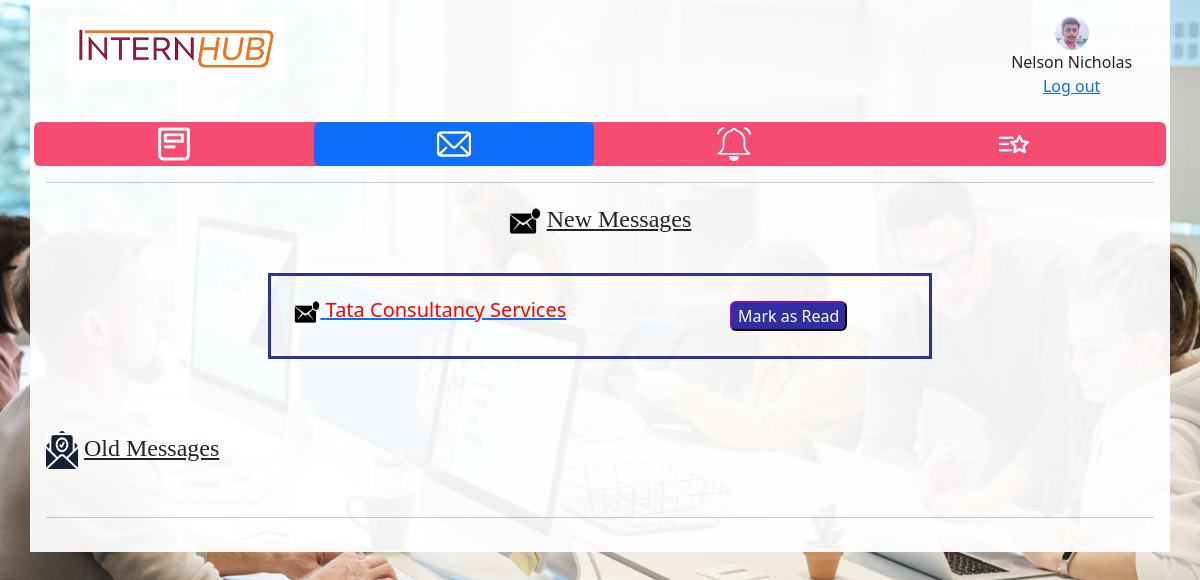
Screenshot of /stumsg/a7ea4804-16d6-4841-be45-13508477e0c5/ with the database file from the repository.
### WorkplaceApp/models.py (models this page shows)
class studentDataTable(models.Model):
    stuid = models.UUIDField(default=uuid.uuid4, primary_key=True, editable=False, unique=True)
    firstname = models.CharField(max_length=100)
    lastname = models.CharField(max_length=100)
    address = models.TextField(blank=True, null=True)
    email = models.CharField(max_length=200)
    tel = models.CharField(max_length=50)
    university = models.CharField(max_length=200)
    degree = models.TextField(blank=True, null=True)
    linkedin = models.CharField(blank=True, null=True, max_length=1000)
    createtimestamp = models.DateTimeField(auto_now_add=True)
    updatetimestamp = models.DateTimeField(auto_now_add=True)
    profilepic = models.ImageField(null=True, blank=True)
    username = models.CharField(unique=True, max_length=200)
    password = models.CharField(max_length=100)

class message(models.Model):
    msgid = models.UUIDField(default=uuid.uuid4, primary_key=True, editable=False, unique=True)
    msg = models.TextField(blank=True, null=True)
    student = models.ForeignKey(studentDataTable, on_delete=models.CASCADE, null=True, blank=True)
    company = models.ForeignKey(companyDataTable, on_delete=models.CASCADE, null=True, blank=True)
    sender = models.CharField(max_length=200)
    senderID = models.CharField(max_length=200, blank=True, null=True)
    Receiver = models.CharField(max_length=200)
    ReceiverID = models.CharField(max_length=200, blank=True, null=True)
    MarkAsRead = models.CharField(max_length=5,blank=True, null=True)
    createtimestamp = models.CharField(max_length=30)

### WorkplaceApp/views.py (the view)
# urls.py: path('stumsg/<str:stuid>/', views.stumsg, name="stumsg"),
def stumsg(request, stuid):
    studb = studentDataTable.objects.get(stuid=stuid)
    newmsgdb = message.objects.filter(ReceiverID=stuid, MarkAsRead='0')
    oldmsgdb = message.objects.filter(ReceiverID=stuid, MarkAsRead='1')
    return render(request, "student/stumsg.html",{'studb':studb, 'newmsgdb':newmsgdb, 'oldmsgdb':oldmsgdb})

### template/student/stumsg.html (shortened to what this page needs)
<!DOCTYPE html>
<html>
    <head>
        {% load static %}
        <link href="https://cdn.jsdelivr.net/npm/bootstrap@5.2.3/dist/css/bootstrap.min.css" rel="stylesheet">
          <link href="{% static 'css/style.css' %} " rel="stylesheet">
		</head>
<body class="prevent-select">
    <div class="container p-3" style="background-color: rgba(255,255,255,0.94);">
			<div class="row header">
				<div class="col-3 col-sm-3">
				<img src="{% static 'images/title.png' %}" alt="Company Logo" style=" height: 64px; width: auto;" class="companyLogo">
				</div>
				<div class="col-7 col-sm-7">
				</div>
				<div class="col-2 col-sm-2">
				<img src="{{studb.profilepic.url}}" alt="profile pic" style="width: 34px; height: 34px;" class="usericon rounded-pill "><br>{{studb.firstname}}  {{studb.lastname}}<br><a href="{% url 'logout' %}">Log out</a>
				</div>
			</div>
			<br>
			<div class="row sticky">
			  <ul class="nav nav-pills nav-justified navbarclr">
			    <li class="nav-item">
			      <a class="nav-link" href="{% url 'stufeed' studb.stuid %}"> <img src="{% static 'images/icon/feedwhite.png' %}" alt="Feed" style="width: 34px; height: 34px;" class="btnicon"> </a>
			    </li>
			    <li class="nav-item">
			      <a class="nav-link active" href="{% url 'stumsg' studb.stuid %}"><img src="{% static 'images/icon/msgwhite.png' %}" alt="Messages" style="width: 34px; height: 34px;" class="btnicon"></a>
			    </li>
			    <li class="nav-item">
			      <a class="nav-link" href="{% url 'StuNotifications' studb.stuid %}"><img src="{% static 'images/icon/notificationwhite.png' %}" alt="Notification" style="width: 34px; height: 34px;" class="btnicon"></a>
			    </li>
			    <li class="nav-item">
			      <a class="nav-link" href="{% url 'stufav' studb.stuid %}"><img src="{% static 'images/icon/favoritewhite.png' %}" alt="Favorite" style="width: 34px; height: 34px;" class="btnicon"></a>
			    </li>
			  </ul>
			</div>
            <hr style="color:#242582; height:3px;">
            <div class="row">
				<center>
                <div class="newchatHeads">
					<h2 style=" font-family: verdana; font-size: 150%;">
					<img src="{% static 'images/icon/Unread.png' %}" alt="Unread icon" style="width: 32px; height: 40px;">
					<u> New Messages</u></h2>
					<table style="border:3px solid #2f2fa2; width: 60%;">
                    {% for i in newmsgdb %}
					<tr style="border:1px solid #242582;">
					<td>
						<a href="{% url 'stuchat' studb.stuid i.senderID %}">
							<div class="heads">
								<h5>
								<img src="{% static 'images/icon/Unread.png' %}" alt="Unread icon" style="width: 26px; height:34px;">
								{{ i.sender }}</h5>
							</div>
						</a>
					</td>
					<td>
						<a href="{% url 'stumsgseen' studb.stuid i.msgid %}">
							<div class="marbtndiv">
								<br>
									<button type="button" class="markasread">Mark as Read</button>
							</div>
						</a>
						<br>
					</td>
					</tr>
					<br>
					{% endfor %}
				</table>
				</div>
				</center>
            </div>
			<br><br><br>
			<div class="row">
                <div class="oldchatHeads">
					<h2 style=" font-family: verdana; font-size: 150%;">
					<img src="{% static 'images/icon/readmsg.png' %}" alt="Unread messages" style="width: 32px; height: 38px;">
					<u> Old Messages</u>
					</h2>
					<br>
                </div>
            </div>
			<hr style="color:#242582; height:3px;">
    </div>
</body>
</html>

### static/css/style.css (style rules this page uses)
.header { text-align: center; }
div.sticky { position: -webkit-sticky; position: sticky; top: 0; padding: 0px; }
.nav-item > a { padding: 5px; color: black }
.navbarclr { background-color: #f64c72; border-radius: 6px; }
.markasread { color: white; background-color: #2f2fa2; height: auto; width: auto; border-radius: 6px; border-color: #520367; }
.heads { padding-left: 5%; }
.marbtndiv { align-items: center; }
:root { --primary-color:#242582; }
.prevent-select, label, img, a { -drag: none; -moz-user-select: none; -webkit-user-drag: none; -webkit-user-select: none; -ms-user-select: none; user-select: none; }

### template/student/stumsg.html (style rules this page uses)
h5 { color: red; }

### rows the page displays
studentDataTable: profilepic (picture), firstname "Nelson", lastname "Nicholas"
message: sender "Tata Consultancy Services"
